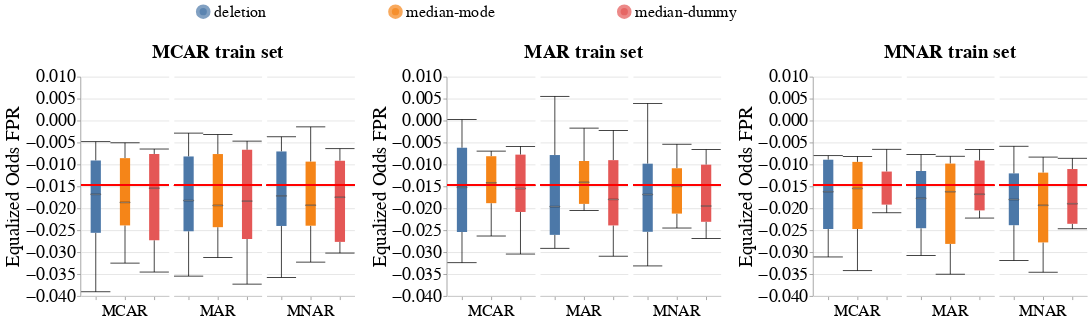

Notebook source saved alongside this figure:
### Code cell
create_box_plots_for_diff_imputers_v2(dataset_name=DATASET_NAME,
                                      model_name='lgbm_clf',
                                      group=SENSITIVE_ATTR_FOR_DISPARITY_METRICS,
                                      metric_name='Equalized_Odds_FPR',
                                      db_client=db_client)
